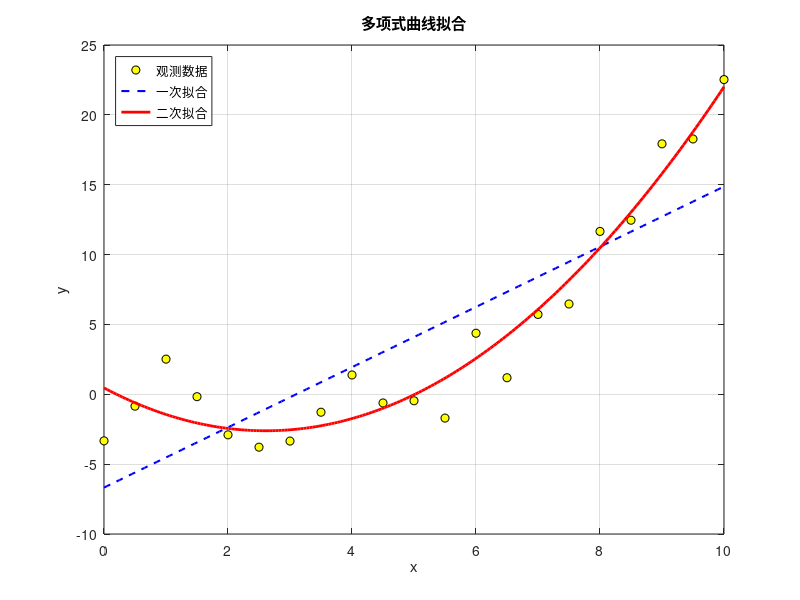

The MATLAB script that drew this image:
% 示例 11：多项式曲线拟合
% 用 polyfit 对带噪声的数据进行最小二乘多项式拟合，用 polyval 求值
rng(1);
x = 0:0.5:10;
yTrue = 0.5*x.^2 - 3*x + 2;              % 真实的二次函数
y = yTrue + 2*randn(size(x));            % 加入噪声的观测数据
% 分别用 1 次和 2 次多项式拟合
p1 = polyfit(x, y, 1);
p2 = polyfit(x, y, 2);
fprintf('一次拟合：y = %.3f x %+.3f\n', p1);
fprintf('二次拟合：y = %.3f x^2 %+.3f x %+.3f\n', p2);
% 计算拟合误差（均方根误差 RMSE）
rmse1 = sqrt(mean((polyval(p1, x) - y).^2));
rmse2 = sqrt(mean((polyval(p2, x) - y).^2));
fprintf('RMSE：一次 = %.3f，二次 = %.3f\n', rmse1, rmse2);
% 在更密的点上画出拟合曲线
xf = linspace(0, 10, 200);
figure;
plot(x, y, 'ko', 'MarkerFaceColor', 'y');   % 数据点
hold on;
plot(xf, polyval(p1, xf), 'b--', 'LineWidth', 1.5);
plot(xf, polyval(p2, xf), 'r-', 'LineWidth', 2);
hold off;
legend('观测数据', '一次拟合', '二次拟合', 'Location', 'northwest');
title('多项式曲线拟合');
xlabel('x'); ylabel('y');
grid on;
% 用二次模型预测 x = 12 处的值
pred = polyval(p2, 12)
